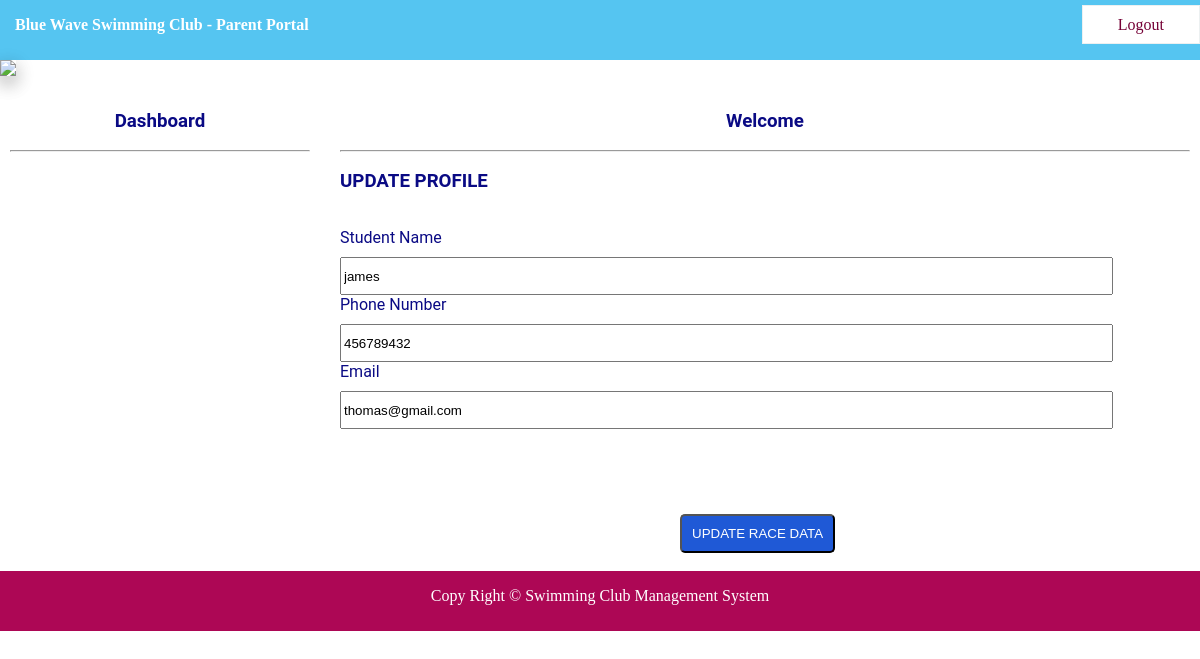
/parentprofileupdate.php?id=2, run on the app's committed database.
### tables this page shows
CREATE TABLE `parent` (
  `PID` int(11) NOT NULL,
  `PNAME` varchar(150) NOT NULL,
  `PFIRSTNAME` varchar(150) NOT NULL,
  `PLASTNAME` varchar(150) NOT NULL,
  `PSTUDENTNAME` varchar(150) NOT NULL,
  `PPARENT` char(1) NOT NULL,
  `PPHONE` int(11) NOT NULL,
  `PEMAIL` varchar(150) NOT NULL,
  `PPASS` varchar(150) NOT NULL,
  `PCPASS` varchar(150) NOT NULL
);

### parentprofileupdate.php (the view, shortened to what this page needs)
<?php
include "database.php";
$id=$_GET['id'];
?>
<!DOCTYPE html>
<html>
<head>
<link rel="stylesheet" type="text/css" href="css/style.css">
</head>
<body>
    <?php include "parentnavbar.php"?>
    <img src="images/2.png" class="sha" width=100% >
    <div id="section">
    <?php include "parentsidebar.php"?>
     <div id="content">
        <h3 class="text">Welcome <?php echo $_SESSION["PNAME"]; ?></h3><br><hr><br>
        <h3> UPDATE PROFILE</h3><br>
    <form method="POST" action="<?php echo $_SERVER["PHP_SELF"];?>">
             ?>" required class="input"><br>
            <label>Student Name</label>
            <input type="text" name="pstudentname" value="<?php
                $t = "select PSTUDENTNAME from parent where PID =$id";
                $res=$db->query($t);
                if($res->num_rows>0){
                while($r=$res->fetch_assoc()){
                 echo  "{$r["PSTUDENTNAME"]}";
                }}
             ?>" required class="input"><br>
                  <label>Phone Number</label><br>
            <input type="text" name="pphone" value="<?php
                $t = "select PPHONE from parent where PID =$id";
                $res=$db->query($t);
                if($res->num_rows>0){
                while($r=$res->fetch_assoc()){
                 echo  "{$r["PPHONE"]}";
                }}
             ?>" required class="input"><br>
             <label>Email</label><br>
            <input type="text" name="pemail" value="<?php
                $t = "select PEMAIL from parent where PID =$id";
                $res=$db->query($t);
                if($res->num_rows>0){
                while($r=$res->fetch_assoc()){
                 echo  "{$r["PEMAIL"]}";
                }}
             ?>" required class="input"><br>
        <button type="submit" class="btn" name="updaterace">UPDATE RACE DATA</button><br><br>
    </form>
    </div><br>
    </div>
<div class="footer">
    <footer><p>Copy Right &copy; Swimming Club Management System</p></footer>
</div>
</body>
</html>

### CSS/style.css (style rules this page uses)
* { padding: 0px; margin: 0px; }
html { background: white; }
.input { height: 30px; width: 90%; padding: 2px; margin-top: 10px; }
.btn { text-align: center; border-radius: 5px; padding: 10px; background: rgb(31, 89, 214); color: white; margin-top: 10%; margin-left: 40%; }
h1,h2,h3,h4,h5,h6,label { font-family: roboto; color: rgb(10, 10, 132); }
.footer { background: #ad0755; height: 60px; width: 100%; float: left; }
footer { text-align: center; color: white; line-height: 50px; }
.sha { -webkit-box-shadow: 0 8px 17px 0 rgba(0, 0, 0, 0.2), 0 6px 20px 0 rgba(0, 0, 0, 0.19); -moz-box-shadow: 0 8px 17px 0 rgba(0, 0, 0, 0.2), 0 6px 20px 0 rgba(0, 0, 0, 0.19); box-shadow: 0 8px 17px 0 rgba(0, 0, 0, 0.2), 0 6px 20px 0 rgba(0, 0, 0, 0.19); }
#section { height: auto; width: 1200px; margin-left: 10px; font-family: Cambria, Cochin, Georgia, Times, 'Times New Roman', serif; }
#content { margin-top: 30px; height: auto; width: 850px; float: left; }
.text { text-align: center; }

### data on the page
parent: pstudentname "james", pphone "456789432", pemail "thomas@gmail.com"
